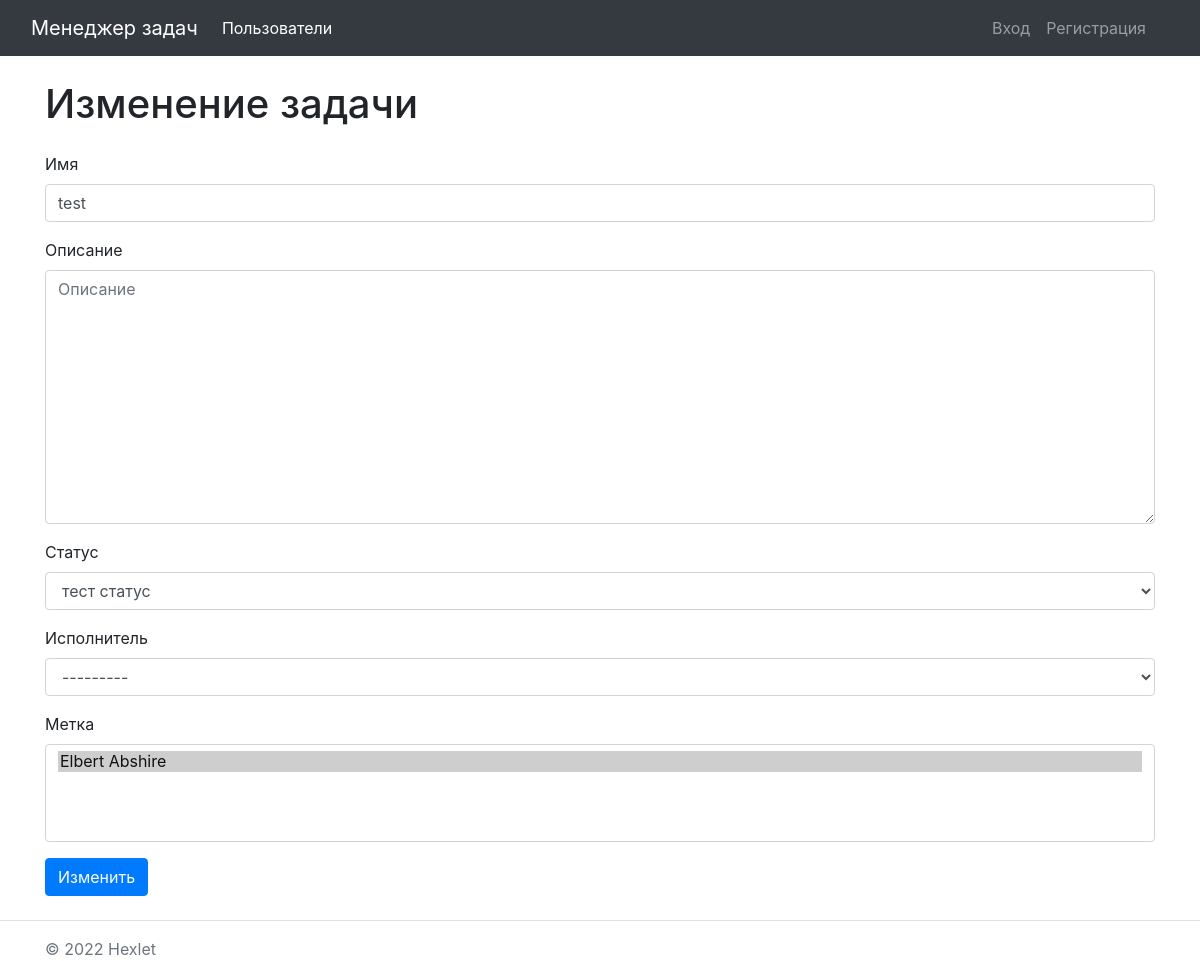
/tasks/1/update/, run on an earlier commit of the app's database.
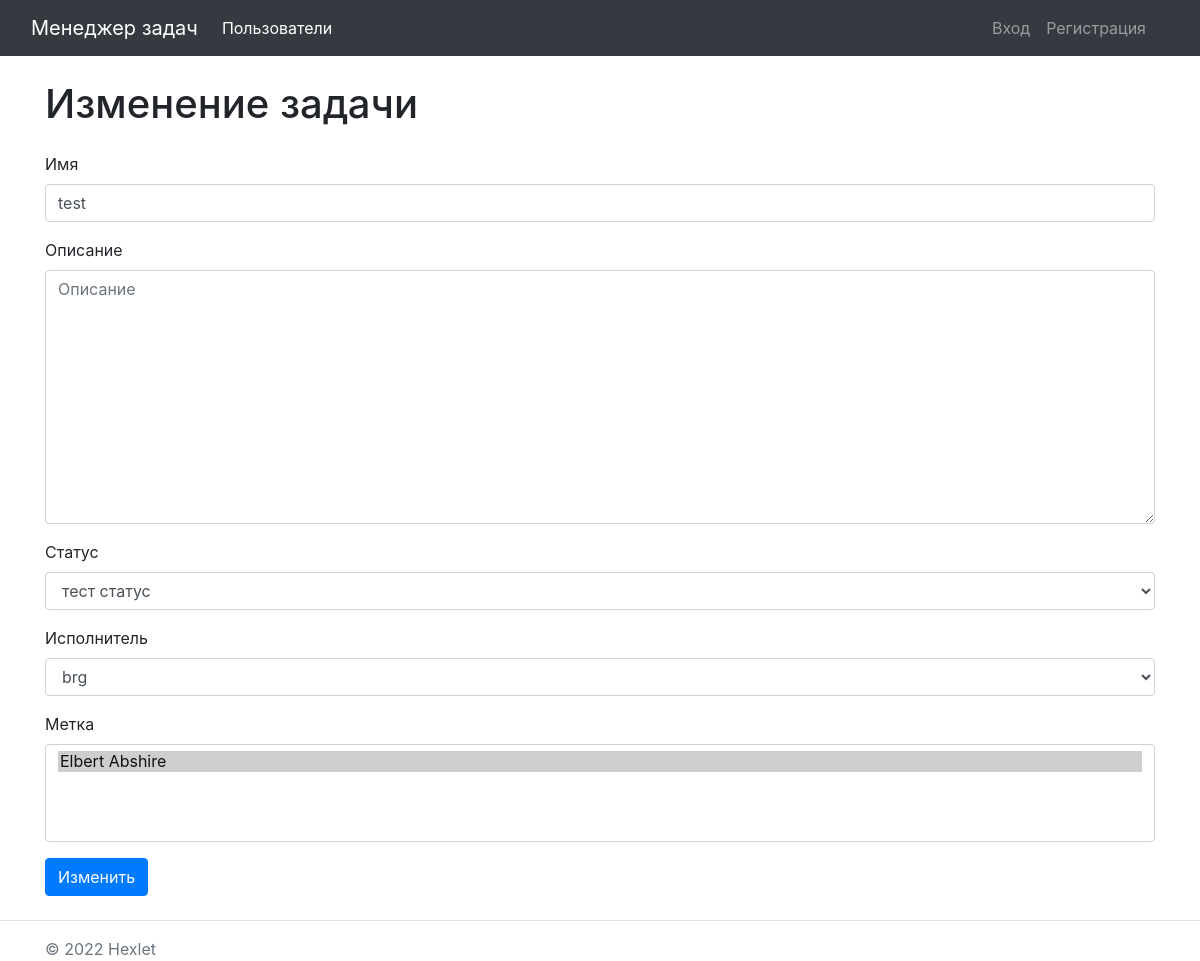
And on a later commit of the database.
### task_manager/tasks/models.py (models this page shows, shortened)
class Task(models.Model):
    name = models.CharField(max_length=200, unique=True, verbose_name='Имя')
    description = models.TextField(blank=True, null=True, verbose_name="Описание")
    status = models.ForeignKey(Status, on_delete=models.RESTRICT, verbose_name="Статус")
    author = models.ForeignKey(User, on_delete=models.CASCADE, related_name='author')
    executor = models.ForeignKey(
        User,
        on_delete=models.CASCADE,
        related_name='executors',
        blank=True,
        null=True,
        verbose_name="Исполнитель"
        )
    labels = models.ManyToManyField(Label, related_name='labels', verbose_name="Метка", blank=True)
    creatad_at = models.DateTimeField(auto_now=True)
    class Meta:
        verbose_name = _('Задача')
        verbose_name_plural = _('Задачи')

### task_manager/statuses/models.py (models this page shows)
class Status(models.Model):
    name = models.CharField(max_length=130, unique=True, verbose_name="Имя")
    creatad_at = models.DateTimeField(auto_now=True)
    class Meta:
        verbose_name = _('Статус')
        verbose_name_plural = _('Статусы')
    def __str__(self):
        return self.name

### task_manager/labels/models.py (models this page shows)
class Label(models.Model):
    name = models.CharField(max_length=200, verbose_name="Имя")
    created_at = models.DateTimeField(auto_now=True)
    class Meta:
        verbose_name = _('Меткa')
        verbose_name_plural = _('Метки')
    def __str__(self):
        return self.name

### task_manager/tasks/views.py (the view)
# urls.py: path('<int:pk>/update/', TaskUpdateView.as_view(), name='task_update'),
class TaskUpdateView(SuccessMessageMixin, UpdateView):
    model = Task
    form_class = TaskFrom
    tempalte_name = 'tasks/task_form.html'
    success_url = '/tasks/'
    success_message = _('Задача успешно изменена')
    def get_context_data(self, **kwargs):
        context = super(TaskUpdateView, self).get_context_data(**kwargs)
        context['title'] = _('Изменение задачи')
        context['btn_name'] = _('Изменить')
        return context

### task_manager/tasks/forms.py
class TaskFrom(forms.ModelForm):
    class Meta:
        model = Task
        exclude = ('author', 'created_at')

### task_manager/tasks/templates/tasks/task_form.html (shortened to what this page needs)
{% extends 'base.html' %}
{% load bootstrap4  %}
{% block content %}
    <h1 class="my-4"> {{title }}</h1>
    <form action="." method="post" class="form">
        {% bootstrap_form form %}
        {% buttons %}
        <button type="submit" class="btn btn-primary">
            {{ btn_name }}
        </button>
        {% endbuttons %}
    </form>
{% endblock content %}

What changed in the data, as far as the page shows it:
changed Task "тест статус": executor "---------" → "brg"
